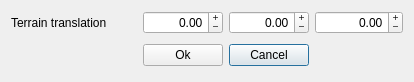
<?xml version="1.0" encoding="UTF-8"?>
<ui version="4.0">
 <class>TerrainTranslation</class>
 <widget class="QDialog" name="TerrainTranslation">
  <property name="geometry">
   <rect>
    <x>0</x>
    <y>0</y>
    <width>414</width>
    <height>82</height>
   </rect>
  </property>
  <property name="windowTitle">
   <string>Dialog</string>
  </property>
  <layout class="QGridLayout" name="gridLayout">
   <item row="0" column="1" colspan="2">
    <widget class="QDoubleSpinBox" name="translation_x">
     <property name="alignment">
      <set>Qt::AlignRight|Qt::AlignTrailing|Qt::AlignVCenter</set>
     </property>
     <property name="buttonSymbols">
      <enum>QAbstractSpinBox::PlusMinus</enum>
     </property>
     <property name="minimum">
      <double>-100.000000000000000</double>
     </property>
     <property name="maximum">
      <double>100.000000000000000</double>
     </property>
    </widget>
   </item>
   <item row="1" column="5" colspan="2">
    <spacer name="horizontalSpacer_2">
     <property name="orientation">
      <enum>Qt::Horizontal</enum>
     </property>
     <property name="sizeHint" stdset="0">
      <size>
       <width>88</width>
       <height>31</height>
      </size>
     </property>
    </spacer>
   </item>
   <item row="1" column="3" colspan="2">
    <widget class="QPushButton" name="pushButton_2">
     <property name="text">
      <string>Cancel</string>
     </property>
     <property name="icon">
      <iconset resource="icons/resourcen.qrc">
       <normaloff>:/icons/gtk-cancel.png</normaloff>:/icons/gtk-cancel.png</iconset>
     </property>
    </widget>
   </item>
   <item row="0" column="3" colspan="2">
    <widget class="QDoubleSpinBox" name="translation_y">
     <property name="alignment">
      <set>Qt::AlignRight|Qt::AlignTrailing|Qt::AlignVCenter</set>
     </property>
     <property name="buttonSymbols">
      <enum>QAbstractSpinBox::PlusMinus</enum>
     </property>
     <property name="minimum">
      <double>-100.000000000000000</double>
     </property>
     <property name="maximum">
      <double>100.000000000000000</double>
     </property>
    </widget>
   </item>
   <item row="1" column="0">
    <spacer name="horizontalSpacer">
     <property name="orientation">
      <enum>Qt::Horizontal</enum>
     </property>
     <property name="sizeHint" stdset="0">
      <size>
       <width>100</width>
       <height>28</height>
      </size>
     </property>
    </spacer>
   </item>
   <item row="0" column="0">
    <widget class="QLabel" name="label_5">
     <property name="text">
      <string>Terrain translation</string>
     </property>
    </widget>
   </item>
   <item row="1" column="1" colspan="2">
    <widget class="QPushButton" name="pushButton">
     <property name="text">
      <string>Ok</string>
     </property>
     <property name="icon">
      <iconset resource="icons/resourcen.qrc">
       <normaloff>:/icons/gtk-apply.png</normaloff>:/icons/gtk-apply.png</iconset>
     </property>
    </widget>
   </item>
   <item row="0" column="5" colspan="2">
    <widget class="QDoubleSpinBox" name="translation_z">
     <property name="alignment">
      <set>Qt::AlignRight|Qt::AlignTrailing|Qt::AlignVCenter</set>
     </property>
     <property name="buttonSymbols">
      <enum>QAbstractSpinBox::PlusMinus</enum>
     </property>
     <property name="minimum">
      <double>-100.000000000000000</double>
     </property>
     <property name="maximum">
      <double>100.000000000000000</double>
     </property>
    </widget>
   </item>
  </layout>
 </widget>
 <tabstops>
  <tabstop>pushButton</tabstop>
  <tabstop>pushButton_2</tabstop>
 </tabstops>
 <resources>
  <include location="icons/resourcen.qrc"/>
 </resources>
 <connections>
  <connection>
   <sender>pushButton</sender>
   <signal>clicked()</signal>
   <receiver>TerrainTranslation</receiver>
   <slot>accept()</slot>
   <hints>
    <hint type="sourcelabel">
     <x>140</x>
     <y>266</y>
    </hint>
    <hint type="destinationlabel">
     <x>199</x>
     <y>149</y>
    </hint>
   </hints>
  </connection>
  <connection>
   <sender>pushButton_2</sender>
   <signal>clicked()</signal>
   <receiver>TerrainTranslation</receiver>
   <slot>reject()</slot>
   <hints>
    <hint type="sourcelabel">
     <x>232</x>
     <y>266</y>
    </hint>
    <hint type="destinationlabel">
     <x>199</x>
     <y>149</y>
    </hint>
   </hints>
  </connection>
 </connections>
</ui>
